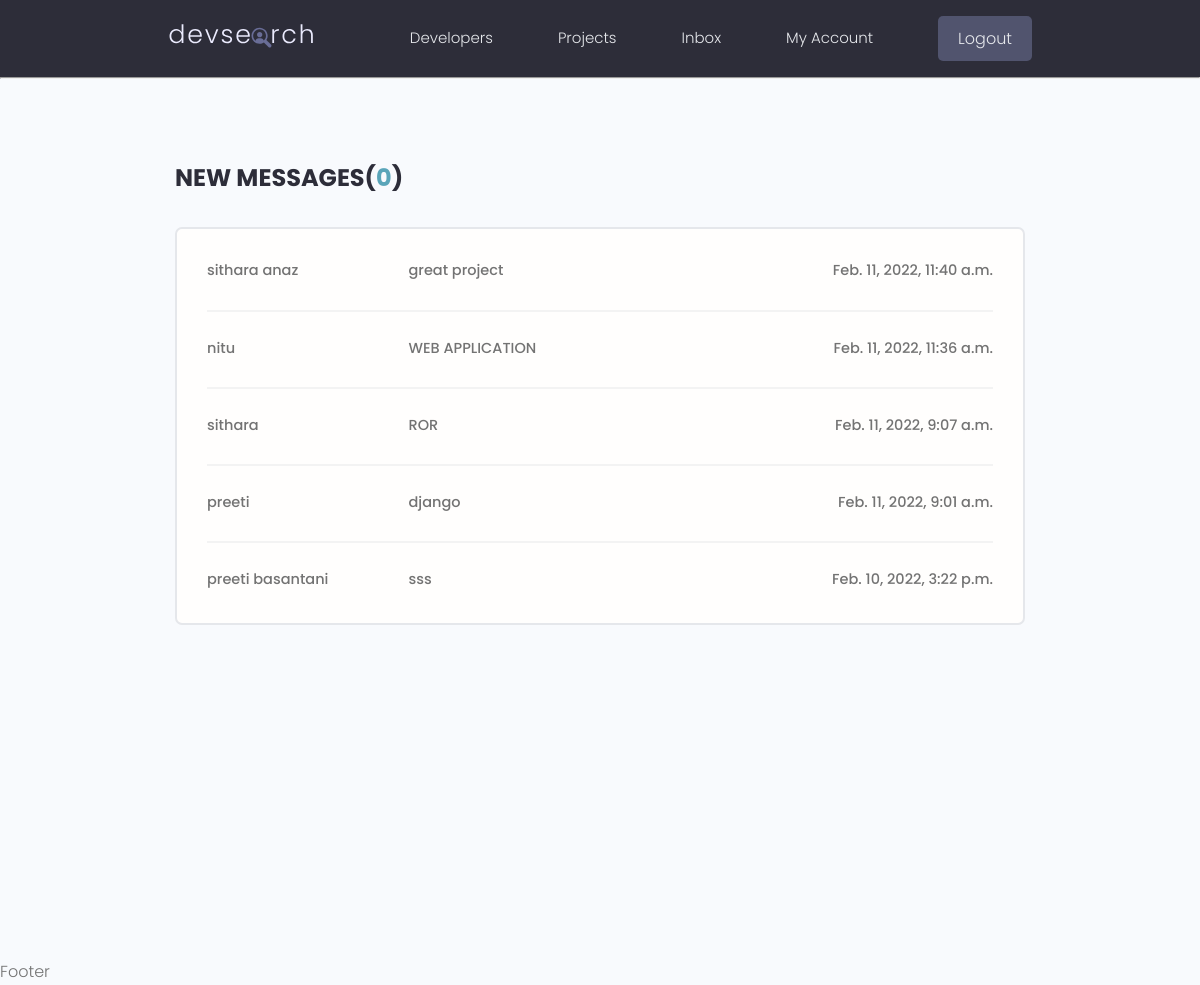
The page /inbox/ (signed in) on the database its author committed.
### users/models.py (models this page shows, shortened)
class Message(models.Model):
    sender = models.ForeignKey(Profile,on_delete=models.SET_NULL,null=True,blank=True)
    recipient = models.ForeignKey(Profile,on_delete=models.SET_NULL,null=True,blank=True,related_name='messages')
    name = models.CharField(max_length=200,null=True,blank=True)
    email = models.EmailField(max_length=200,null=True,blank=True)
    subject = models.CharField(max_length=200,null=True,blank=True)
    body = models.TextField()
    is_read = models.BooleanField(default=False,null=True)
    created = models.DateTimeField(auto_now_add=True)
    class Meta:
        ordering=['is_read','-created']

### users/views.py (the view)
# urls.py: path('inbox/',views.inbox,name='inbox'),
@login_required(login_url='users:login')
def inbox(request):
    recipient = request.user.profile
    recieved_msgs = recipient.messages.all()
    unreadCount = recieved_msgs.filter(is_read=False).count()
    context={
        'recieved_msgs':recieved_msgs,
        'unreadcount':unreadCount,
    }
    return render(request,'users/inbox.html',context)

### users/templates/users/inbox.html
{% extends 'main.html' %}
{% block content %}
  <main class="inbox my-xl">
    <div class="content-box">
      <h3 class="inbox__title">New Messages(<span>{{unreadcount}}</span>)</h3>
      <ul class="messages">
        {% for msg in recieved_msgs %}
        {% if msg.is_read == False %}
        <li class="message message--unread">
        {% else %}
         <li class="message">
        {% endif %}
          <a href="{% url 'users:view-message' msg.id %}">
            <span class="message__author">{{msg.name}}</span>
            <span class="message__subject">{{msg.subject}}</span>
            <span class="message__date">{{msg.created}}</span>
          </a>
        </li>
        {% endfor %}
      </ul>
    </div>
  </main>
{% endblock %}

### static/styles/app.css (style rules this page uses)
:root { --color-sub: #2d2d39; }
.content-box { width: 95%; max-width: 85rem; margin: 0 auto; }
.inbox { height: 90vh; }
.inbox__title, .inbox__title span { font-size: 2.4rem; font-weight: 700; color: var(--color-sub); text-transform: uppercase; text-align: left; margin-bottom: 3rem; }
.inbox__title span { color: var(--color-main); }
.messages { list-style: none; background: var(--color-white); padding: 0.5rem 3rem; border: 2px solid var(--color-light); border-radius: 0.7rem; }
.message { padding: 2.5rem 0; }
.message > a span { font-size: 1.45rem; font-weight: 500; }
.message:not(:last-child) { border-bottom: 2px solid var(--color-white-light); }
.message > a { display: flex; gap: 1rem; }
.message__author, .message__date { flex-basis: 25%; }
.message__subject { flex-basis: 50%; }
.message__date { text-align: right; }

### static/uikit/styles/modules/_variables.css (style rules this page uses)
:root { --color-main: #5aa5b9; --color-main-light: #e6faff; --color-sub: #3f4156; --color-sub-light: #51546e; --color-sub-lighter: #ededfd; --color-text: #737373; --color-gray: #8b8b8b; --color-light: #e5e7eb; --color-light-gray: #767676; --color-bg: #f8fafd; --color-white: #fffefd; --color-white-light: #f3f3f3; --color-success: #359e64; --color-success-bg: #def8e8; --color-error: #fc4b0b; --color-error-bg: #fff2ee; --font-base: 'Poppins', arial, helvetica, 'Segoe UI', roboto, ubuntu, sans-serif; --font-monospace: 'Fira Code', 'Courier New', courier, monospace; --font-regular: 300; --font-medium: 500; --font-bold: 700; --generic-shadow: 1px 1px 5px #00000010; --generic-transition: all 0.3s ease-in-out; }

### static/uikit/styles/modules/_base.css (style rules this page uses)
* { margin: 0; padding: 0; box-sizing: border-box; text-rendering: optimizeLegibility; color: inherit; font-size: inherit; }
html { font-size: 50%; }
@media only screen and (min-width: 480px) { html { font-size: 56.25%; } }
@media only screen and (min-width: 1200px) { html { font-size: 62.5%; } }
body { line-height: 1.6; font-weight: 400; font-size: 1.5rem; color: var(--color-text); background-color: var(--color-bg); min-height: 100vh; }

### static/uikit/styles/modules/_typography.css (style rules this page uses)
* { font-family: var(--font-base); }
h3 { font-size: 3.2rem; font-weight: var(--font-medium); }
p, span, strong { font-size: 1.6rem; color: var(--color-text); font-weight: var(--font-regular); }
a { padding-bottom: 2px; text-decoration: none; display: inline-block; color: var(--color-main); font-weight: var(--font-medium); }

### static/uikit/styles/modules/_utilities.css (style rules this page uses)
.my-xl { margin: 8rem auto; }

### rows shown on the page
Message: name "sithara anaz", subject "great project", created "Feb. 11, 2022, 11:40 a.m."
Message: name "nitu", subject "WEB APPLICATION", created "Feb. 11, 2022, 11:36 a.m."
Message: name "sithara", subject "ROR", created "Feb. 11, 2022, 9:07 a.m."
Message: name "preeti", subject "django", created "Feb. 11, 2022, 9:01 a.m."
Message: name "preeti basantani", subject "sss", created "Feb. 10, 2022, 3:22 p.m."

### other values the page prints
{{ unreadcount }} "0"
